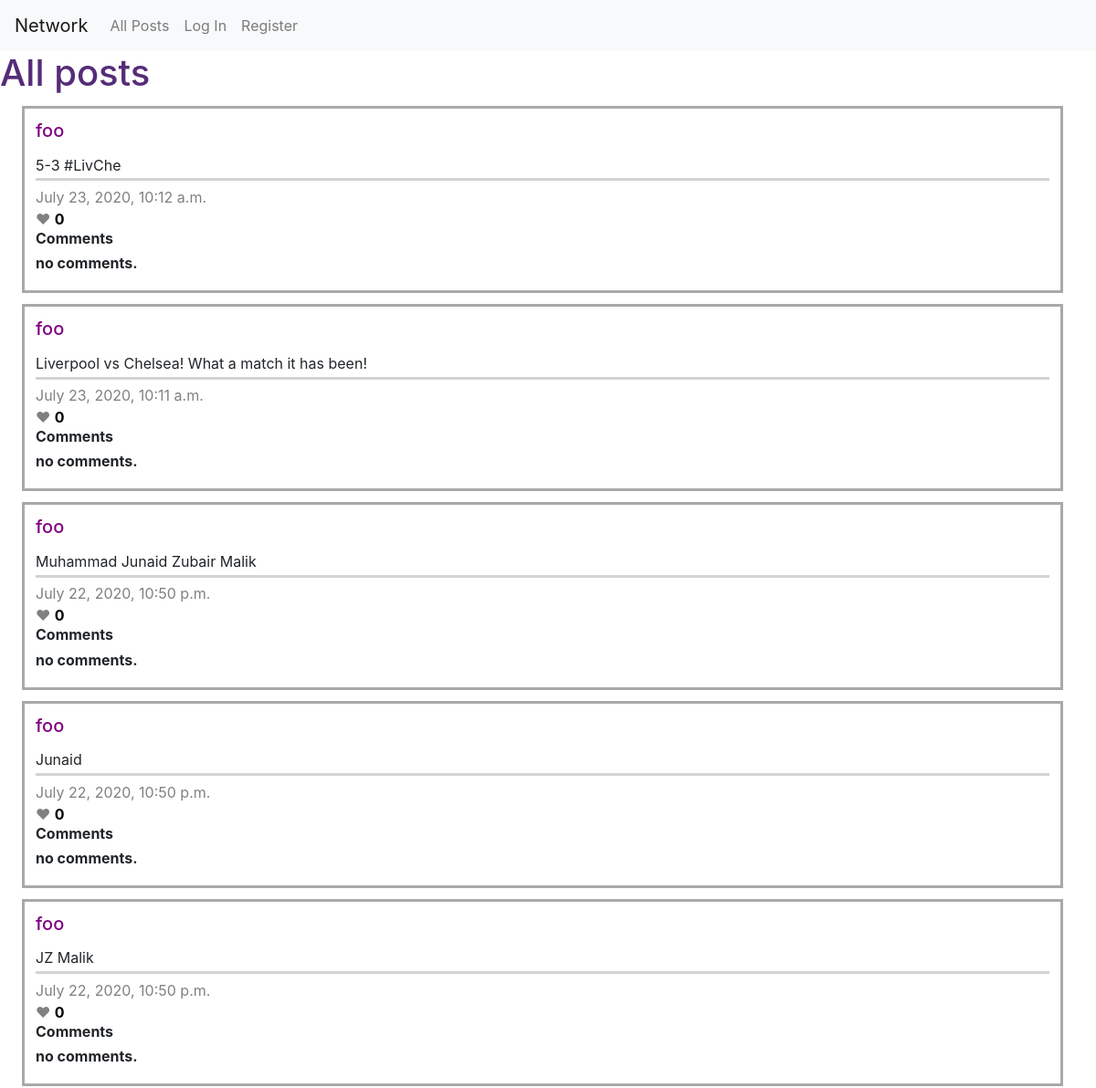
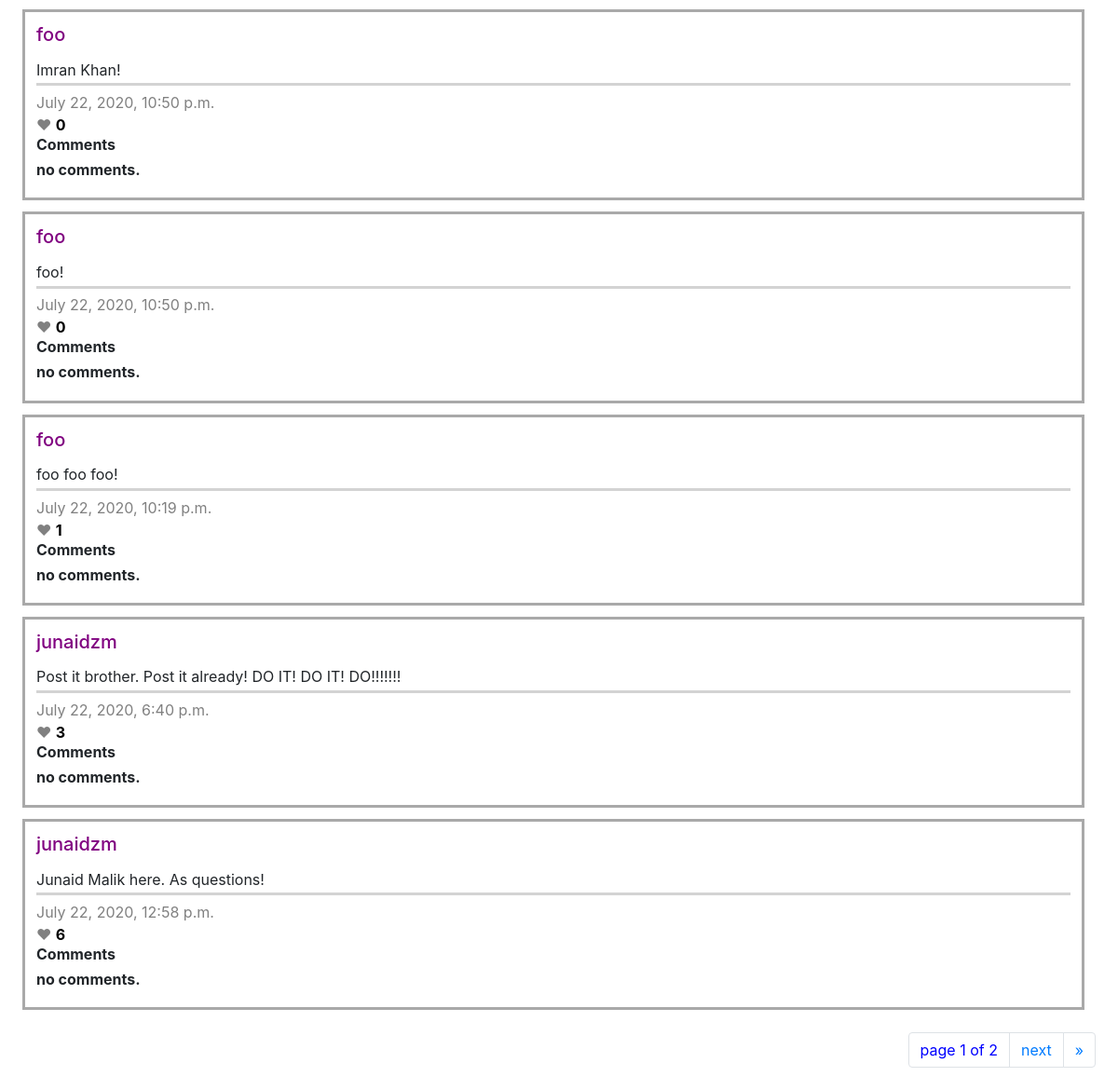
The page / on the database its author committed (2 pictures, top to bottom).
### network/models.py (models this page shows, shortened)
class Post(models.Model):
    user = models.ForeignKey(
        User, on_delete=models.CASCADE, related_name="posts")
    content = models.CharField(max_length=300)
    num_likes = models.IntegerField()
    timestamp = models.DateTimeField(auto_now_add=True)

class User(AbstractUser):
    pass

### network/views.py (the view, shortened to what this page needs)
# urls.py: path("", views.index, name="index"),
def index(request):
    if not request.user.is_authenticated:
        paginator = Paginator(Post.objects.all().order_by('-timestamp'), 10)
        page_number = request.GET.get('page')
        page_obj = paginator.get_page(page_number)
        post_to_liked = {}
        for item in page_obj:
            post_to_liked[item] = False
        return render(request, "network/index.html", {
            "user": None, "liked": post_to_liked, "page_obj": page_obj
        })

### network/templates/network/index.html (shortened to what this page needs)
{% extends "network/layout.html" %}
{% load static %}
{% block body %}
    <h1>All posts</h1>
    {% for post, has_liked in liked.items %}
      <div id=post class='c{{ post.id }}'>
        <a href="{% url 'profile' post.user.username %}" id=user><h5>{{ post.user.username }}</h5></a>
        <div id=postcontent>{{ post.content }}</div>
        <div id=timestamp>{{ post.timestamp }}</div>
        {% if has_liked %}
          <div id=likes class="red" data-postid='{{ post.id }}' style="color:red;">&#9829 <span id="nolikes" style="color:black;">{{ post.num_likes }}</span></div>
        {% else %}
         <div id=likes class="grey" data-postid='{{ post.id }}' style="color:grey;">&#9829 <span id="nolikes" style="color:black;">{{ post.num_likes }}</span></div>
         {% endif %}
        <div id=comments>
          <h6>Comments<h6>
          {% for comment in post.comments.all %}
            <div>
              {{ comment.user }}
              comment.comment
            </div>
          {% empty %}
            <div>
              no comments.
            </div>
          {% endfor %}
        </div>
      </div>
    {% empty %}
        <div>
          no posts.
        </div>
    {% endfor %}
<nav aria-label="Page navigation" id="pagenav">
  <ul class="pagination justify-content-end">
        <li class="page-item"><a class="page-link" aria-label="current">
          <span aria-hidden="true">
            page {{ page_obj.number }} of {{ page_obj.paginator.num_pages }}
        </span></a></li>
        {% if page_obj.has_next %}
        <li class="page-item">
        <a class="page-link" href="?page={{ page_obj.next_page_number }}" aria-label="next">
        <span aria-hidden="true">next</span>
        </a></li>
        <li class="page-item"><a class="page-link" href="?page={{ page_obj.paginator.num_pages }}" aria-label="last">
        <span aria-hidden="true">&raquo;</span>
        </a></li>
        {% endif %}
  </ul>
</nav>
{% endblock %}

### network/static/network/styles.css (style rules this page uses)
#post { border-style: solid; padding: 1%; margin-left: 2%; margin-right: 3%; margin-top: 1%; margin-bottom: 1%; border-color: darkgrey; text-decoration: none; }
#postcontent { border-bottom-style: solid; margin-bottom: 0.5%; padding-top: 0.5%; padding-bottom: 0.25%; margin-top: 0.1%; border-bottom-color: lightgrey; }
#timestamp { color: grey; }
#nolikes, #user { color: purple; font-weight: bold; }
#comments > h6 { font-weight: bold; }
h1 { color: #552c78; }
#pagenav { margin: 2%; color: blue; }

### rows shown on the page
Post: user.username "foo", content "5-3 #LivChe", timestamp "July 23, 2020, 10:12 a.m.", num_likes "0"
Post: user.username "foo", content "Liverpool vs Chelsea! What a match it has been!", timestamp "July 23, 2020, 10:11 a.m.", num_likes "0"
Post: user.username "foo", content "Muhammad Junaid Zubair Malik", timestamp "July 22, 2020, 10:50 p.m.", num_likes "0"
Post: user.username "foo", content "Junaid", timestamp "July 22, 2020, 10:50 p.m.", num_likes "0"
Post: user.username "foo", content "JZ Malik", timestamp "July 22, 2020, 10:50 p.m.", num_likes "0"
Post: user.username "foo", content "Imran Khan!", timestamp "July 22, 2020, 10:50 p.m.", num_likes "0"
Post: user.username "foo", content "foo!", timestamp "July 22, 2020, 10:50 p.m.", num_likes "0"
Post: user.username "foo", content "foo foo foo!", timestamp "July 22, 2020, 10:19 p.m.", num_likes "1"
Post: user.username "junaidzm", content "Post it brother. Post it already! DO IT! DO IT! DO!!!!!!!", timestamp "July 22, 2020, 6:40 p.m.", num_likes "3"
Post: user.username "junaidzm", content "Junaid Malik here. As questions!", timestamp "July 22, 2020, 12:58 p.m.", num_likes "6"

### other values the page prints
{{ page_obj.number }} "1"
{{ page_obj.paginator.num_pages }} "2"
